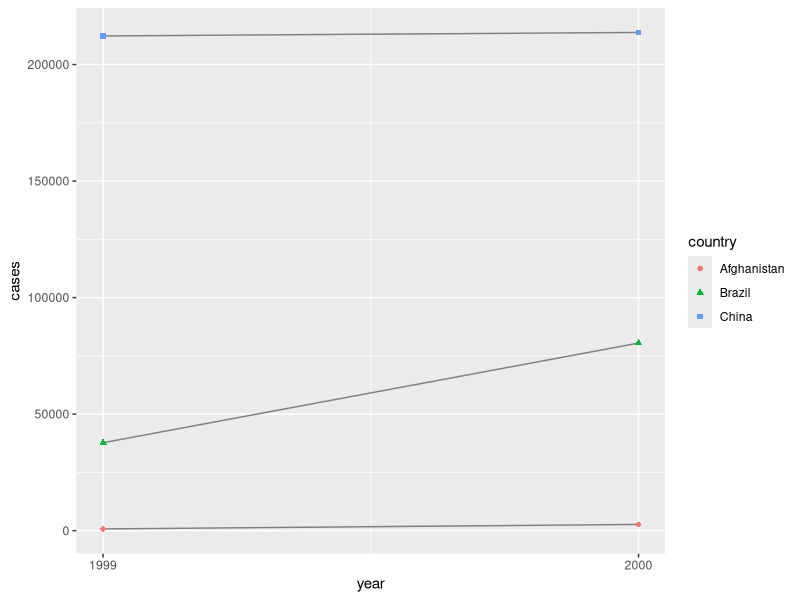
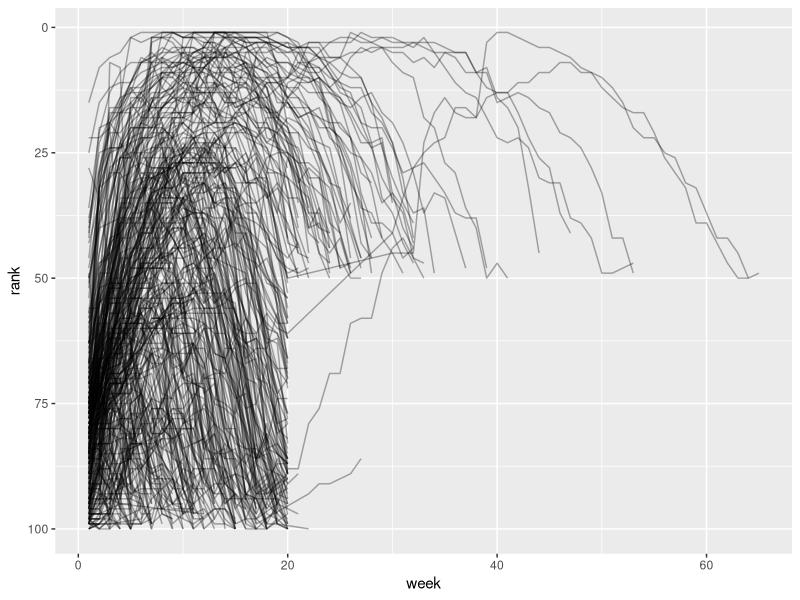
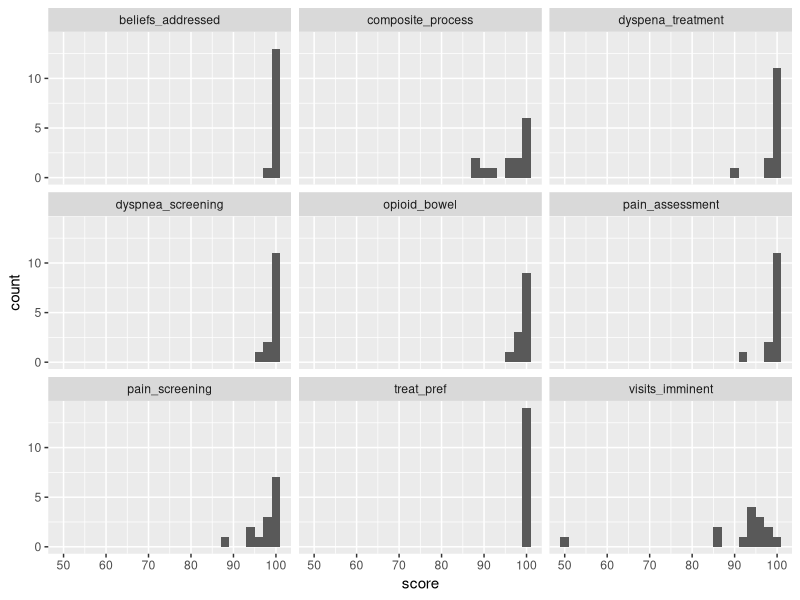
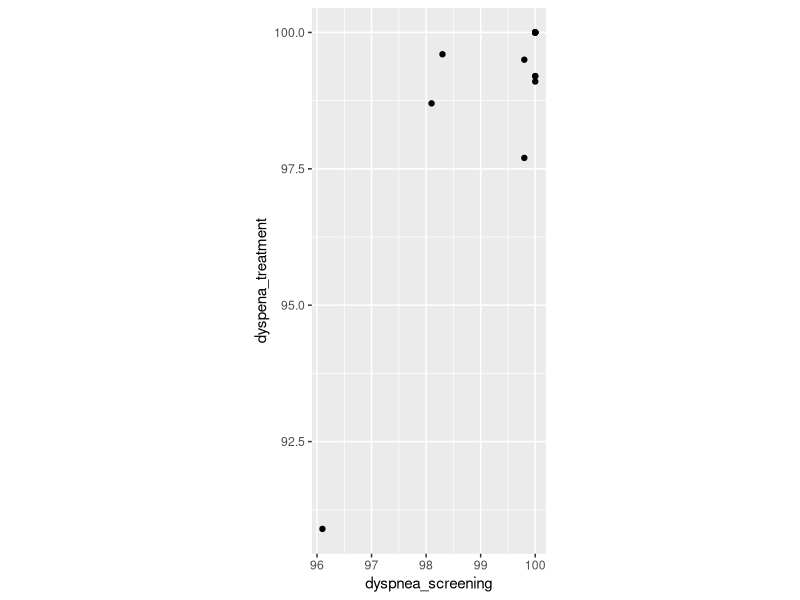

Write the R code that produced these figures, in order.
## ---- chunk 1
#| echo: true
library(tidyverse)
## ---- chunk 2
#| echo: true
ggplot(table1, aes(x = year, y = cases)) +
  geom_line(aes(group = country), color = "grey50") +
  geom_point(aes(color = country, shape = country)) +
  scale_x_continuous(breaks = c(1999, 2000))
## ---- chunk 3
#| echo: true
billboard_tidy <- billboard |> 
  pivot_longer(
    cols = starts_with("wk"), 
    names_to = "week", 
    values_to = "rank",
    values_drop_na = TRUE
  ) |> 
  mutate(
    week = parse_number(week)
  )
billboard_tidy
## ---- chunk 4
billboard_tidy |> 
  ggplot(aes(x = week, y = rank, group = track)) + 
  geom_line(alpha = 1/3) + 
  scale_y_reverse()
## ---- chunk 5
cms_patient_care |> 
  filter(type == "observed") |> 
  ggplot(aes(x = score)) + 
  geom_histogram(binwidth = 2) + 
  facet_wrap(vars(measure_abbr))
#> Warning: Removed 1 rows containing non-finite values (`stat_bin()`).
## ---- chunk 6
cms_patient_care |> 
  filter(type == "observed") |> 
  select(-type) |> 
  pivot_wider(
    names_from = measure_abbr,
    values_from = score
  ) |> 
  ggplot(aes(x = dyspnea_screening, y = dyspena_treatment)) + 
  geom_point() + 
  coord_equal()
